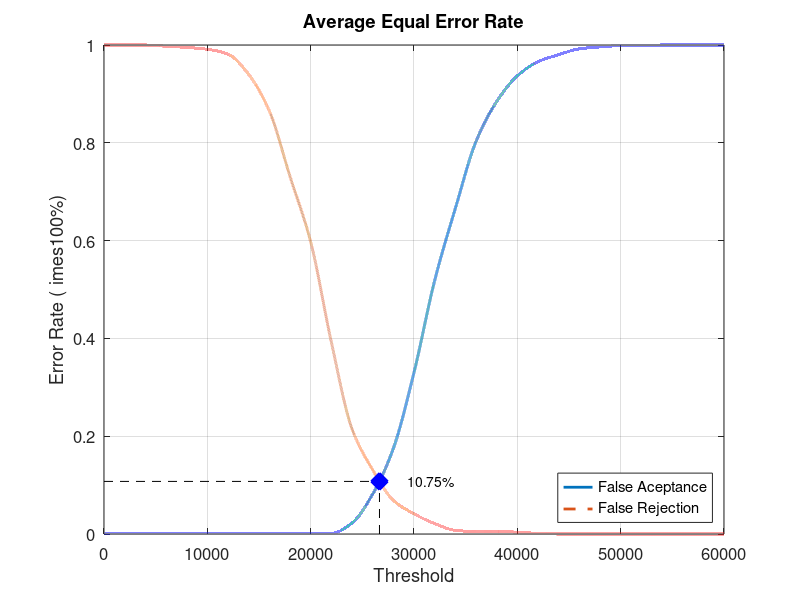
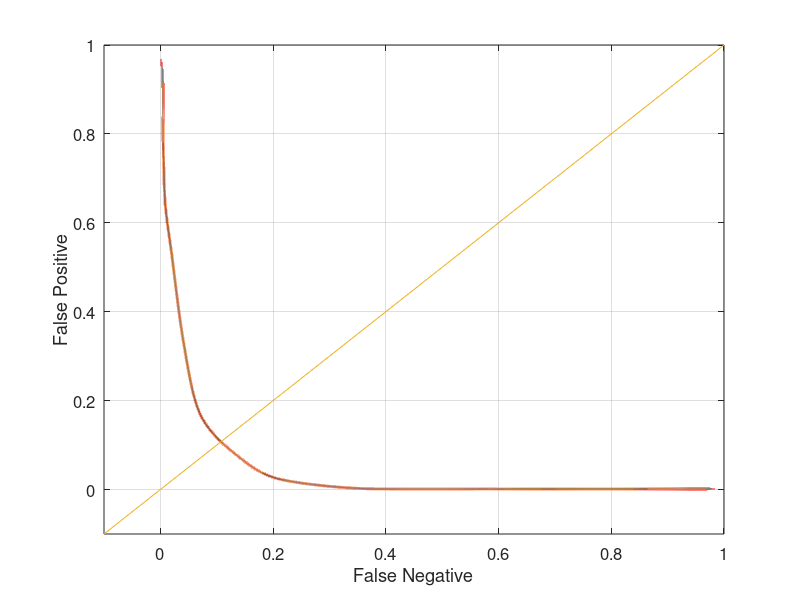

Source code (MATLAB) for these figures, in order:
close all;
clear;
clc;
x = 0:2000:60000;
xq = 0:0.5:60000;

y0 = [0 0.00131579 0.00131579 0.00131579 0.00131579 0.00131579 0.00131579 0.00131579 0.00131579 0.00131579 0.00131579 0.00131579 0.0223684 0.081579 0.175 0.330263 0.518421 0.665789 0.802632 0.884211 0.936842 0.965789 0.980263 0.992105 0.996053 0.998684 0.998684 1 1 1 1]
yy0 = interp1(x, y0, xq, 'pchip');
y1 = [1 1 1 0.9975 0.995 0.99125 0.98125 0.94 0.865 0.73125 0.5975 0.3925 0.215 0.13125 0.06875 0.04125 0.02125 0.0075 0.005 0.005 0.00375 0.00125 0 0 0 0 0 0 0 0 0]
yy1 = interp1(x, y1, xq, 'pchip');

% Calculating EER: 
y2 = abs(y0 - y1);
find(y2 == min(y2))
yy2 = abs(yy0 - yy1);
xEER = find(yy2 == min(yy2));
xEERIndex = xq(xEER) % X-axis EER
yEER = yy0(xEER) % Y-axis EER

main = figure
plot(xq, yy0,'-','LineWidth', 2);	hold on
plot(xq, yy1,'--','LineWidth', 2);	hold on
plot([xEERIndex xEERIndex], [0 yEER], 'k--');	hold on
plot([0 xEERIndex], [yEER yEER], 'k--');	hold on
plot(xEERIndex, yEER, 'bx', 'LineWidth', 10);	hold on
text(xEERIndex + 10 * xEERIndex / 100, yEER, [num2str(round((10000 * yEER)) / 100) '%'])
legend('False Aceptance', 'False Rejection', 'Location', 'SouthEast')
xlabel('Threshold')
ylabel('Error Rate (	imes100%)')
title('Average Equal Error Rate')
set(gca, 'FontSize', 12)
axis([0 60000 0 1])
grid on

print(main, 'Experiment2AverageMain', '-dpng');
FNRxFPR = figure('Color', [1 1 1]);
plot(yy1, yy0, '-', yy1, yy0, 'LineWidth', 2);
hold on
y = -0.1:0.1:1
plot(y, y); 
set(gca, 'FontSize', 12)
xlabel('False Negative')
ylabel('False Positive')
axis([-0.1 1 -0.1 1])
set(gca, 'FontSize', 12)
grid on

print(FNRxFPR, 'Experiment2AverageFNRxFPR','-dpng');
